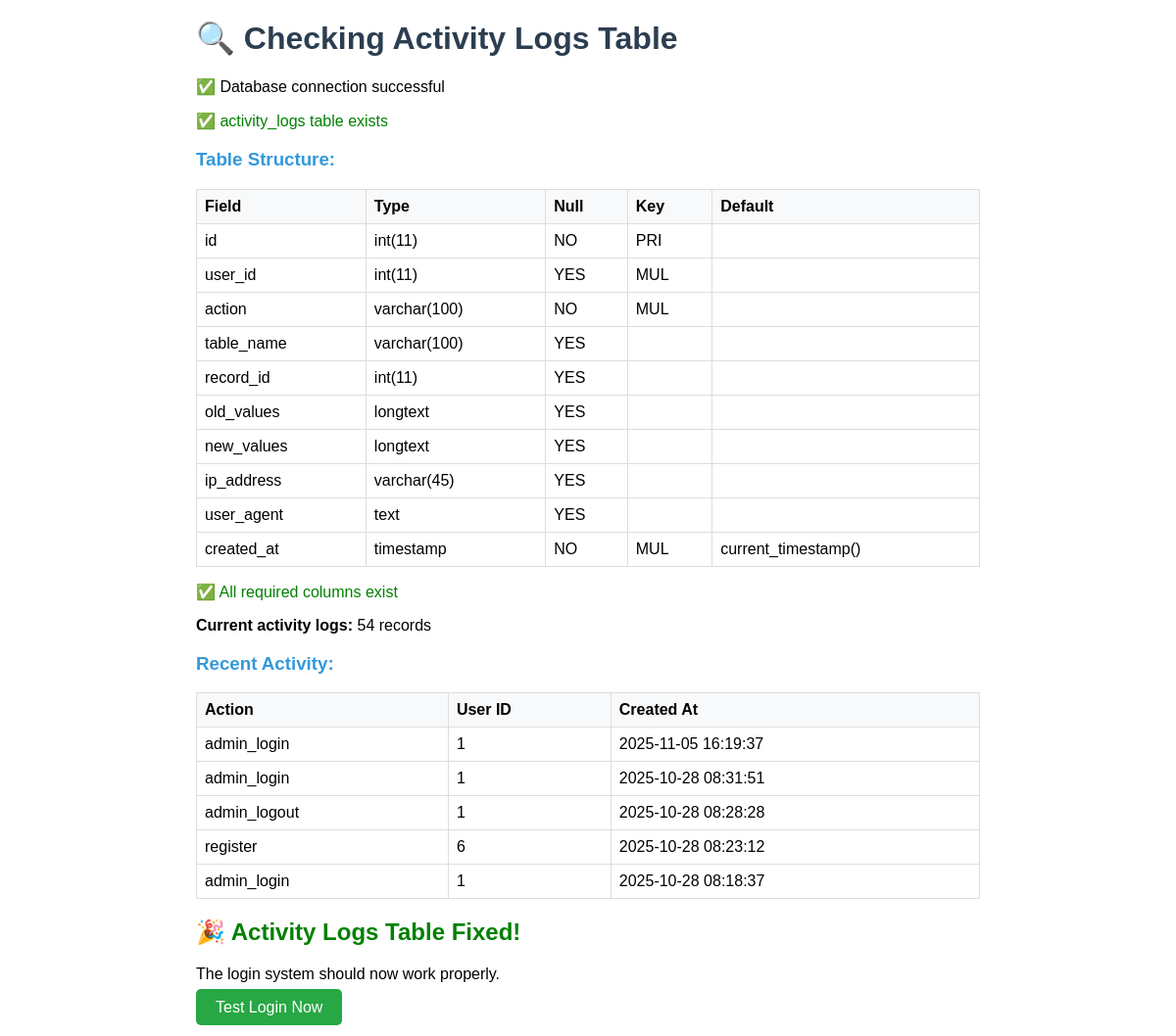
The app's page /check_activity_logs.php with its own data.
### tables this page shows
CREATE TABLE `activity_logs` (
  `id` int(11) NOT NULL,
  `user_id` int(11) DEFAULT NULL,
  `action` varchar(100) NOT NULL,
  `table_name` varchar(100) DEFAULT NULL,
  `record_id` int(11) DEFAULT NULL,
  `old_values` longtext DEFAULT NULL CHECK (json_valid(`old_values`)),
  `new_values` longtext DEFAULT NULL CHECK (json_valid(`new_values`)),
  `ip_address` varchar(45) DEFAULT NULL,
  `user_agent` text DEFAULT NULL,
  `created_at` timestamp NOT NULL DEFAULT current_timestamp()
);

### check_activity_logs.php (the view, shortened to what this page needs)
<?php
echo "<h1>🔍 Checking Activity Logs Table</h1>";
try {
    $db = getDBConnection();
    echo "<p>✅ Database connection successful</p>";
    $stmt = $db->query("SHOW TABLES LIKE 'activity_logs'");
    if (!$stmt->fetch()) {
        echo "<p style='color: red;'>❌ activity_logs table does not exist!</p>";
        echo "<p>Creating activity_logs table...</p>";
        $createSQL = "
            CREATE TABLE activity_logs (
                id INT PRIMARY KEY AUTO_INCREMENT,
                user_id INT,
                action VARCHAR(50) NOT NULL,
                table_name VARCHAR(50),
                record_id INT,
                old_values JSON,
                new_values JSON,
                ip_address VARCHAR(45),
                user_agent TEXT,
                created_at TIMESTAMP DEFAULT CURRENT_TIMESTAMP,
                FOREIGN KEY (user_id) REFERENCES users(id) ON DELETE SET NULL
            )
        ";
        $db->exec($createSQL);
        echo "<p style='color: green;'>✅ activity_logs table created successfully</p>";
    } else {
        echo "<p style='color: green;'>✅ activity_logs table exists</p>";
    }
    echo "<h3>Table Structure:</h3>";
    $stmt = $db->query("DESCRIBE activity_logs");
    $columns = $stmt->fetchAll();
    echo "<table border='1' cellpadding='8' cellspacing='0' style='border-collapse: collapse;'>";
    echo "<tr style='background: #f8f9fa;'><th>Field</th><th>Type</th><th>Null</th><th>Key</th><th>Default</th></tr>";
    $hasOldValues = false;
    $hasNewValues = false;
    foreach ($columns as $col) {
        echo "<tr>";
        echo "<td>{$col['Field']}</td>";
        echo "<td>{$col['Type']}</td>";
        echo "<td>{$col['Null']}</td>";
        echo "<td>{$col['Key']}</td>";
        echo "<td>{$col['Default']}</td>";
        echo "</tr>";
        if ($col['Field'] === 'old_values') $hasOldValues = true;
        if ($col['Field'] === 'new_values') $hasNewValues = true;
    }
    echo "</table>";
    if (!$hasOldValues || !$hasNewValues) {
        echo "<p style='color: red;'>❌ Missing JSON columns for login tracking</p>";
        if (!$hasOldValues) {
            echo "<p>Adding old_values column...</p>";
            $db->exec("ALTER TABLE activity_logs ADD COLUMN old_values JSON");
        }
        if (!$hasNewValues) {
            echo "<p>Adding new_values column...</p>";
            $db->exec("ALTER TABLE activity_logs ADD COLUMN new_values JSON");
        }
        echo "<p style='color: green;'>✅ JSON columns added</p>";
    } else {
        echo "<p style='color: green;'>✅ All required columns exist</p>";
    }
    $stmt = $db->query("SELECT COUNT(*) as count FROM activity_logs");
    $count = $stmt->fetch()['count'];
    echo "<p><strong>Current activity logs:</strong> {$count} records</p>";
    if ($count > 0) {
        echo "<h3>Recent Activity:</h3>";
        $stmt = $db->query("SELECT action, user_id, created_at FROM activity_logs ORDER BY created_at DESC LIMIT 5");
        $recent = $stmt->fetchAll();
        echo "<table border='1' cellpadding='8' cellspacing='0' style='border-collapse: collapse;'>";
        echo "<tr style='background: #f8f9fa;'><th>Action</th><th>User ID</th><th>Created At</th></tr>";
        foreach ($recent as $log) {
            echo "<tr>";
            echo "<td>{$log['action']}</td>";
            echo "<td>{$log['user_id']}</td>";
            echo "<td>{$log['created_at']}</td>";
            echo "</tr>";
        }
        echo "</table>";
    }
    echo "<h2 style='color: green;'>🎉 Activity Logs Table Fixed!</h2>";
    echo "<p>The login system should now work properly.</p>";
    echo "<p><a href='login.php' style='background: #28a745; color: white; padding: 10px 20px; text-decoration: none; border-radius: 5px;'>Test Login Now</a></p>";
} catch (Exception $e) {
    echo "<p style='color: red;'>❌ Error: " . $e->getMessage() . "</p>";
}
?>

### check_activity_logs.php (style rules this page uses)
h1 { color: #2c3e50; }
h2 { color: #27ae60; }
h3 { color: #3498db; }
table { width: 100%; margin: 10px 0; }
th, td { padding: 8px; text-align: left; border: 1px solid #ddd; }
th { background-color: #f8f9fa; font-weight: bold; }

### records on screen
activity_logs: action "admin_login", user "1", created_at "2025-11-05 16:19:37"
activity_logs: action "admin_login", user "1", created_at "2025-10-28 08:31:51"
activity_logs: action "admin_logout", user "1", created_at "2025-10-28 08:28:28"
activity_logs: action "register", user "6", created_at "2025-10-28 08:23:12"
activity_logs: action "admin_login", user "1", created_at "2025-10-28 08:18:37"

### other values on screen
$col['Field'] "id"
$col['Type'] "int(11)"
$col['Null'] "NO"
$col['Key'] "PRI"
$col['Field'] "user_id"
$col['Null'] "YES"
$col['Key'] "MUL"
$col['Field'] "action"
$col['Type'] "varchar(100)"
$col['Field'] "table_name"
$col['Field'] "record_id"
$col['Field'] "old_values"
$col['Type'] "longtext"
$col['Field'] "new_values"
$col['Field'] "ip_address"
